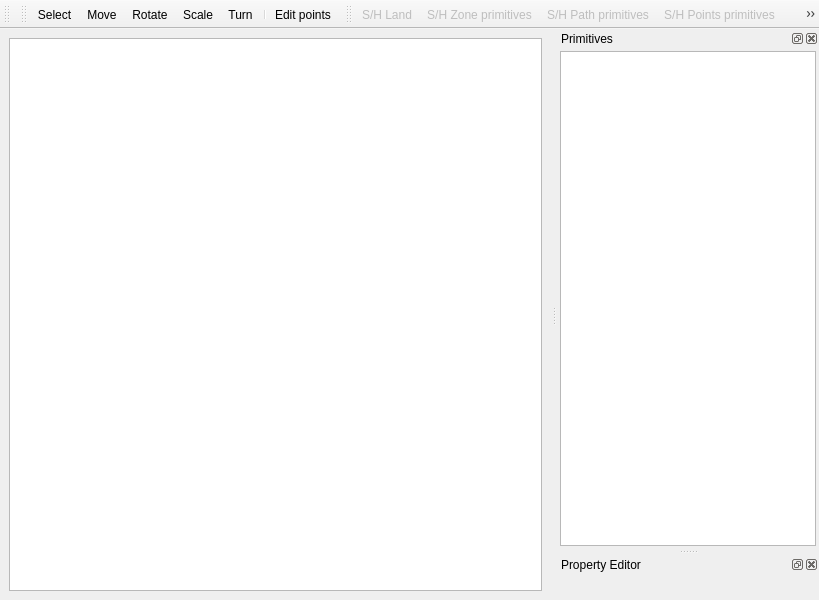
<?xml version="1.0" encoding="UTF-8"?>
<ui version="4.0">
 <class>WorldEditorWindow</class>
 <widget class="QMainWindow" name="WorldEditorWindow">
  <property name="geometry">
   <rect>
    <x>0</x>
    <y>0</y>
    <width>819</width>
    <height>600</height>
   </rect>
  </property>
  <property name="windowTitle">
   <string>MainWindow</string>
  </property>
  <property name="windowIcon">
   <iconset resource="world_editor.qrc">
    <normaloff>:/icons/ic_nel_world_editor.png</normaloff>:/icons/ic_nel_world_editor.png</iconset>
  </property>
  <widget class="QWidget" name="centralwidget">
   <layout class="QGridLayout" name="gridLayout">
    <item row="0" column="0">
     <widget class="LandscapeEditor::LandscapeView" name="graphicsView">
      <property name="interactive">
       <bool>true</bool>
      </property>
      <property name="alignment">
       <set>Qt::AlignLeading|Qt::AlignLeft|Qt::AlignTop</set>
      </property>
      <property name="renderHints">
       <set>QPainter::SmoothPixmapTransform</set>
      </property>
      <property name="dragMode">
       <enum>QGraphicsView::NoDrag</enum>
      </property>
      <property name="transformationAnchor">
       <enum>QGraphicsView::AnchorUnderMouse</enum>
      </property>
      <property name="resizeAnchor">
       <enum>QGraphicsView::AnchorUnderMouse</enum>
      </property>
      <property name="viewportUpdateMode">
       <enum>QGraphicsView::FullViewportUpdate</enum>
      </property>
      <property name="optimizationFlags">
       <set>QGraphicsView::DontAdjustForAntialiasing|QGraphicsView::DontClipPainter</set>
      </property>
     </widget>
    </item>
   </layout>
  </widget>
  <widget class="QToolBar" name="fileToolBar">
   <property name="windowTitle">
    <string>toolBar</string>
   </property>
   <attribute name="toolBarArea">
    <enum>TopToolBarArea</enum>
   </attribute>
   <attribute name="toolBarBreak">
    <bool>false</bool>
   </attribute>
  </widget>
  <widget class="QToolBar" name="worldEditToolBar">
   <property name="windowTitle">
    <string>toolBar</string>
   </property>
   <attribute name="toolBarArea">
    <enum>TopToolBarArea</enum>
   </attribute>
   <attribute name="toolBarBreak">
    <bool>false</bool>
   </attribute>
   <addaction name="selectAction"/>
   <addaction name="moveAction"/>
   <addaction name="rotateAction"/>
   <addaction name="scaleAction"/>
   <addaction name="turnAction"/>
   <addaction name="separator"/>
   <addaction name="pointsAction"/>
  </widget>
  <widget class="QDockWidget" name="treePrimitivesDockWidget">
   <property name="windowTitle">
    <string>Primitives</string>
   </property>
   <attribute name="dockWidgetArea">
    <number>2</number>
   </attribute>
   <widget class="QWidget" name="dockWidgetContents">
    <layout class="QGridLayout" name="gridLayout_2">
     <property name="margin">
      <number>3</number>
     </property>
     <property name="spacing">
      <number>3</number>
     </property>
     <item row="0" column="0">
      <widget class="WorldEditor::PrimitivesView" name="treePrimitivesView">
       <property name="alternatingRowColors">
        <bool>true</bool>
       </property>
       <property name="selectionMode">
        <enum>QAbstractItemView::ExtendedSelection</enum>
       </property>
       <attribute name="headerCascadingSectionResizes">
        <bool>true</bool>
       </attribute>
       <attribute name="headerDefaultSectionSize">
        <number>250</number>
       </attribute>
      </widget>
     </item>
    </layout>
   </widget>
  </widget>
  <widget class="QToolBar" name="shToolBar">
   <property name="windowTitle">
    <string>toolBar</string>
   </property>
   <attribute name="toolBarArea">
    <enum>TopToolBarArea</enum>
   </attribute>
   <attribute name="toolBarBreak">
    <bool>false</bool>
   </attribute>
   <addaction name="visibleLandAction"/>
   <addaction name="visibleZonePrimitivesAction"/>
   <addaction name="visiblePathPrimitivesAction"/>
   <addaction name="vidiblePointPrimitives"/>
   <addaction name="visibleDetailsAction"/>
   <addaction name="visibleGridAction"/>
   <addaction name="visibleGridPointsAction"/>
   <addaction name="separator"/>
   <addaction name="settingsAction"/>
  </widget>
  <widget class="QDockWidget" name="propertyEditDockWidget">
   <property name="windowTitle">
    <string>Property Editor</string>
   </property>
   <attribute name="dockWidgetArea">
    <number>2</number>
   </attribute>
   <widget class="WorldEditor::PropertyEditorWidget" name="propertyEditWidget"/>
  </widget>
  <action name="loadPrimitiveAction">
   <property name="text">
    <string>loadPrimitive</string>
   </property>
  </action>
  <action name="newPrimitiveAction">
   <property name="text">
    <string>newPrimitive</string>
   </property>
  </action>
  <action name="loadLandAction">
   <property name="icon">
    <iconset resource="../landscape_editor/landscape_editor.qrc">
     <normaloff>:/icons/ic_nel_zonel.png</normaloff>:/icons/ic_nel_zonel.png</iconset>
   </property>
   <property name="text">
    <string>loadLand</string>
   </property>
  </action>
  <action name="settingsAction">
   <property name="icon">
    <iconset resource="../landscape_editor/landscape_editor.qrc">
     <normaloff>:/icons/ic_nel_landscape_settings.png</normaloff>:/icons/ic_nel_landscape_settings.png</iconset>
   </property>
   <property name="text">
    <string>Settings</string>
   </property>
  </action>
  <action name="visibleLandAction">
   <property name="checkable">
    <bool>true</bool>
   </property>
   <property name="enabled">
    <bool>false</bool>
   </property>
   <property name="text">
    <string>S/H Land</string>
   </property>
  </action>
  <action name="visibleZonePrimitivesAction">
   <property name="checkable">
    <bool>true</bool>
   </property>
   <property name="enabled">
    <bool>false</bool>
   </property>
   <property name="text">
    <string>S/H Zone primitives</string>
   </property>
   <property name="toolTip">
    <string>S/H Zone Primitives</string>
   </property>
  </action>
  <action name="visiblePathPrimitivesAction">
   <property name="checkable">
    <bool>true</bool>
   </property>
   <property name="enabled">
    <bool>false</bool>
   </property>
   <property name="text">
    <string>S/H Path primitives</string>
   </property>
  </action>
  <action name="visibleDetailsAction">
   <property name="checkable">
    <bool>true</bool>
   </property>
   <property name="enabled">
    <bool>false</bool>
   </property>
   <property name="text">
    <string>S/H Details</string>
   </property>
  </action>
  <action name="visibleGridAction">
   <property name="checkable">
    <bool>true</bool>
   </property>
   <property name="checked">
    <bool>true</bool>
   </property>
   <property name="enabled">
    <bool>true</bool>
   </property>
   <property name="icon">
    <iconset resource="../landscape_editor/landscape_editor.qrc">
     <normaloff>:/icons/ic_grid.png</normaloff>:/icons/ic_grid.png</iconset>
   </property>
   <property name="text">
    <string>S/H Grid</string>
   </property>
  </action>
  <action name="visibleGridPointsAction">
   <property name="checkable">
    <bool>true</bool>
   </property>
   <property name="enabled">
    <bool>false</bool>
   </property>
   <property name="text">
    <string>S/H Grid points</string>
   </property>
  </action>
  <action name="newWorldEditAction">
   <property name="text">
    <string>New World Edit file</string>
   </property>
  </action>
  <action name="saveWorldEditAction">
   <property name="text">
    <string>Save World Edit file</string>
   </property>
  </action>
  <action name="selectAction">
   <property name="checkable">
    <bool>true</bool>
   </property>
   <property name="icon">
    <iconset resource="world_editor.qrc">
     <normaloff>:/icons/ic_nel_select.png</normaloff>:/icons/ic_nel_select.png</iconset>
   </property>
   <property name="text">
    <string>Select</string>
   </property>
  </action>
  <action name="moveAction">
   <property name="checkable">
    <bool>true</bool>
   </property>
   <property name="icon">
    <iconset resource="world_editor.qrc">
     <normaloff>:/icons/ic_nel_move.png</normaloff>:/icons/ic_nel_move.png</iconset>
   </property>
   <property name="text">
    <string>Move</string>
   </property>
  </action>
  <action name="rotateAction">
   <property name="checkable">
    <bool>true</bool>
   </property>
   <property name="icon">
    <iconset resource="world_editor.qrc">
     <normaloff>:/icons/ic_nel_rotate.png</normaloff>:/icons/ic_nel_rotate.png</iconset>
   </property>
   <property name="text">
    <string>Rotate</string>
   </property>
  </action>
  <action name="scaleAction">
   <property name="checkable">
    <bool>true</bool>
   </property>
   <property name="icon">
    <iconset resource="world_editor.qrc">
     <normaloff>:/icons/ic_nel_scale.png</normaloff>:/icons/ic_nel_scale.png</iconset>
   </property>
   <property name="text">
    <string>Scale</string>
   </property>
  </action>
  <action name="turnAction">
   <property name="checkable">
    <bool>true</bool>
   </property>
   <property name="enabled">
    <bool>true</bool>
   </property>
   <property name="icon">
    <iconset resource="world_editor.qrc">
     <normaloff>:/icons/ic_nel_turn.png</normaloff>:/icons/ic_nel_turn.png</iconset>
   </property>
   <property name="text">
    <string>Turn</string>
   </property>
  </action>
  <action name="pointsAction">
   <property name="checkable">
    <bool>true</bool>
   </property>
   <property name="enabled">
    <bool>true</bool>
   </property>
   <property name="text">
    <string>Edit points</string>
   </property>
  </action>
  <action name="projectSettingsAction">
   <property name="icon">
    <iconset resource="../landscape_editor/landscape_editor.qrc">
     <normaloff>:/icons/ic_nel_landscape_settings.png</normaloff>:/icons/ic_nel_landscape_settings.png</iconset>
   </property>
   <property name="text">
    <string>Project settings</string>
   </property>
  </action>
  <action name="vidiblePointPrimitives">
   <property name="checkable">
    <bool>true</bool>
   </property>
   <property name="enabled">
    <bool>false</bool>
   </property>
   <property name="text">
    <string>S/H Points primitives</string>
   </property>
   <property name="toolTip">
    <string>S/H Points primitives</string>
   </property>
  </action>
 </widget>
 <customwidgets>
  <customwidget>
   <class>LandscapeEditor::LandscapeView</class>
   <extends>QGraphicsView</extends>
   <header>../landscape_editor/landscape_view.h</header>
  </customwidget>
  <customwidget>
   <class>WorldEditor::PrimitivesView</class>
   <extends>QTreeView</extends>
   <header>primitives_view.h</header>
  </customwidget>
  <customwidget>
   <class>WorldEditor::PropertyEditorWidget</class>
   <extends>QWidget</extends>
   <header>property_editor_widget.h</header>
   <container>1</container>
  </customwidget>
 </customwidgets>
 <resources>
  <include location="world_editor.qrc"/>
  <include location="../landscape_editor/landscape_editor.qrc"/>
 </resources>
 <connections/>
</ui>
